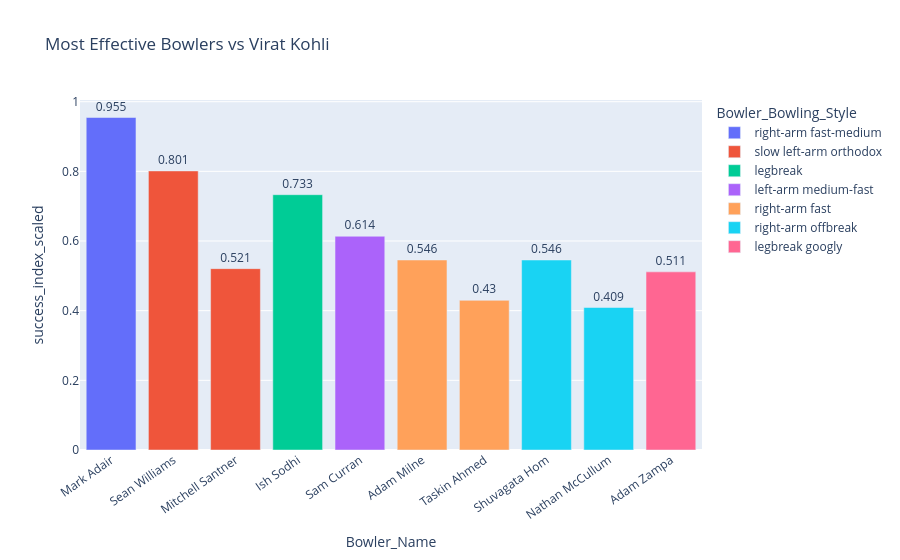

Notebook code for this chart:
### Code cell
def plot_h2h(name, top_n=10):
    h2h = head_to_head(name, top_n=top_n)
    if h2h is None: return
    # Only pass hover columns that actually exist in the returned dataframe
    hover_cols = [c for c in ['economy_rate','wicket_percentage','dot_ball_percentage']
                  if c in h2h.columns]
    fig = px.bar(h2h, x='Bowler_Name', y='success_index_scaled',
                 color='Bowler_Bowling_Style',
                 title=f"Most Effective Bowlers vs {name}",
                 hover_data=hover_cols,
                 text=h2h['success_index_scaled'].round(3))
    fig.update_traces(textposition='outside')
    fig.update_layout(xaxis_tickangle=-35)
    fig.show()

plot_h2h('Virat Kohli')

### Figure 1 — Plotly figure (JSON) as saved in the notebook; plotly's stock layout.template omitted (floating-point values rounded to 4 significant figures)
{"data": [{"customdata": [[0.0]], "hovertemplate": "Bowler_Bowling_Style=right-arm fast-medium<br>Bowler_Name=%{x}<br>success_index_scaled=%{y}<br>text=%{text}<br>economy_rate=%{customdata[0]}<extra></extra>", "legendgroup": "right-arm fast-medium", "marker": {"color": "#636efa", "pattern": {"shape": ""}}, "name": "right-arm fast-medium", "orientation": "v", "showlegend": true, "text": [0.955], "textposition": "outside", "type": "bar", "x": ["Mark Adair"], "xaxis": "x", "y": [0.9546], "yaxis": "y"}, {"customdata": [[1.5], [3.273]], "hovertemplate": "Bowler_Bowling_Style=slow left-arm orthodox<br>Bowler_Name=%{x}<br>success_index_scaled=%{y}<br>text=%{text}<br>economy_rate=%{customdata[0]}<extra></extra>", "legendgroup": "slow left-arm orthodox", "marker": {"color": "#EF553B", "pattern": {"shape": ""}}, "name": "slow left-arm orthodox", "orientation": "v", "showlegend": true, "text": [0.801, 0.521], "textposition": "outside", "type": "bar", "x": ["Sean Williams", "Mitchell Santner"], "xaxis": "x", "y": [0.8012, 0.5207], "yaxis": "y"}, {"customdata": [[4.5]], "hovertemplate": "Bowler_Bowling_Style=legbreak<br>Bowler_Name=%{x}<br>success_index_scaled=%{y}<br>text=%{text}<br>economy_rate=%{customdata[0]}<extra></extra>", "legendgroup": "legbreak", "marker": {"color": "#00cc96", "pattern": {"shape": ""}}, "name": "legbreak", "orientation": "v", "showlegend": true, "text": [0.733], "textposition": "outside", "type": "bar", "x": ["Ish Sodhi"], "xaxis": "x", "y": [0.733], "yaxis": "y"}, {"customdata": [[2.0]], "hovertemplate": "Bowler_Bowling_Style=left-arm medium-fast<br>Bowler_Name=%{x}<br>success_index_scaled=%{y}<br>text=%{text}<br>economy_rate=%{customdata[0]}<extra></extra>", "legendgroup": "left-arm medium-fast", "marker": {"color": "#ab63fa", "pattern": {"shape": ""}}, "name": "left-arm medium-fast", "orientation": "v", "showlegend": true, "text": [0.614], "textposition": "outside", "type": "bar", "x": ["Sam Curran"], "xaxis": "x", "y": [0.6137], "yaxis": "y"}, {"customdata": [[2.667], [6.6]], "hovertemplate": "Bowler_Bowling_Style=right-arm fast<br>Bowler_Name=%{x}<br>success_index_scaled=%{y}<br>text=%{text}<br>economy_rate=%{customdata[0]}<extra></extra>", "legendgroup": "right-arm fast", "marker": {"color": "#FFA15A", "pattern": {"shape": ""}}, "name": "right-arm fast", "orientation": "v", "showlegend": true, "text": [0.546, 0.43], "textposition": "outside", "type": "bar", "x": ["Adam Milne", "Taskin Ahmed"], "xaxis": "x", "y": [0.5455, 0.4296], "yaxis": "y"}, {"customdata": [[6.857], [4.0]], "hovertemplate": "Bowler_Bowling_Style=right-arm offbreak<br>Bowler_Name=%{x}<br>success_index_scaled=%{y}<br>text=%{text}<br>economy_rate=%{customdata[0]}<extra></extra>", "legendgroup": "right-arm offbreak", "marker": {"color": "#19d3f3", "pattern": {"shape": ""}}, "name": "right-arm offbreak", "orientation": "v", "showlegend": true, "text": [0.546, 0.409], "textposition": "outside", "type": "bar", "x": ["Shuvagata Hom", "Nathan McCullum"], "xaxis": "x", "y": [0.5455, 0.4091], "yaxis": "y"}, {"customdata": [[3.0]], "hovertemplate": "Bowler_Bowling_Style=legbreak googly<br>Bowler_Name=%{x}<br>success_index_scaled=%{y}<br>text=%{text}<br>economy_rate=%{customdata[0]}<extra></extra>", "legendgroup": "legbreak googly", "marker": {"color": "#FF6692", "pattern": {"shape": ""}}, "name": "legbreak googly", "orientation": "v", "showlegend": true, "text": [0.511], "textposition": "outside", "type": "bar", "x": ["Adam Zampa"], "xaxis": "x", "y": [0.5114], "yaxis": "y"}], "layout": {"barmode": "relative", "legend": {"title": {"text": "Bowler_Bowling_Style"}, "tracegroupgap": 0}, "title": {"text": "Most Effective Bowlers vs Virat Kohli"}, "xaxis": {"anchor": "y", "domain": [0, 1], "tickangle": -35, "title": {"text": "Bowler_Name"}}, "yaxis": {"anchor": "x", "domain": [0, 1], "title": {"text": "success_index_scaled"}}}}
